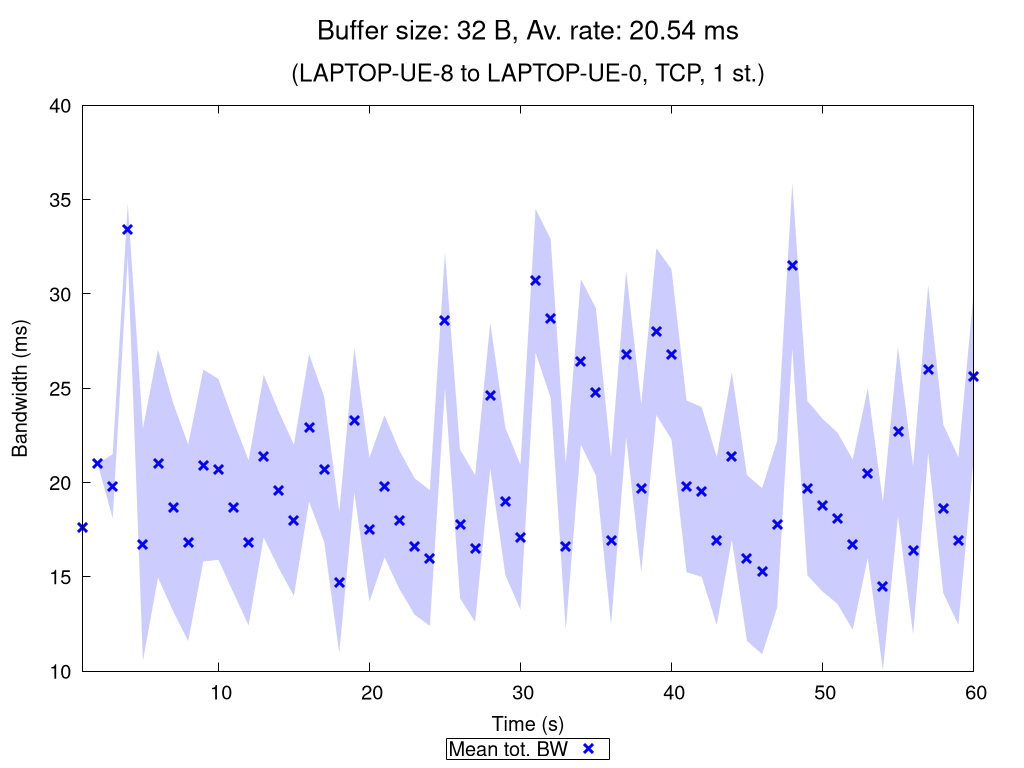

Reproduce this figure in gnuplot.
set terminal pngcairo nocrop enhanced size 1024,768 font "Verdana,15"
set output "TCP_1_st_2020_11_06_01-17-22_two2one_00032B.png"

set title "{/=20 Buffer size: 32 B, Av. rate: 20.54 ms}\n\n{/=18 (LAPTOP-UE-8 to LAPTOP-UE-0, TCP, 1 st.)}"

set xlabel "Time (s)"
set ylabel "Bandwidth (ms)"
set ytics nomirror
set key bmargin center horizontal box samplen 1 width -1
set bmargin 4.6
set rmargin 4.5

rf = 1.0  # rate factor
set style fill transparent solid 0.2 noborder
set autoscale xfix
plot "TCP_1_st_2020_11_06_01-17-22_two2one_00032B_iperf_processed.dat" using 1:($2/rf-$3/rf):($2/rf+$3/rf) with filledcurves lc rgb "blue" notitle, \
     "" using 1:($2/rf) with points pt 2 ps 1.5 lw 3 lc rgb "blue" title "Mean tot. BW", \
